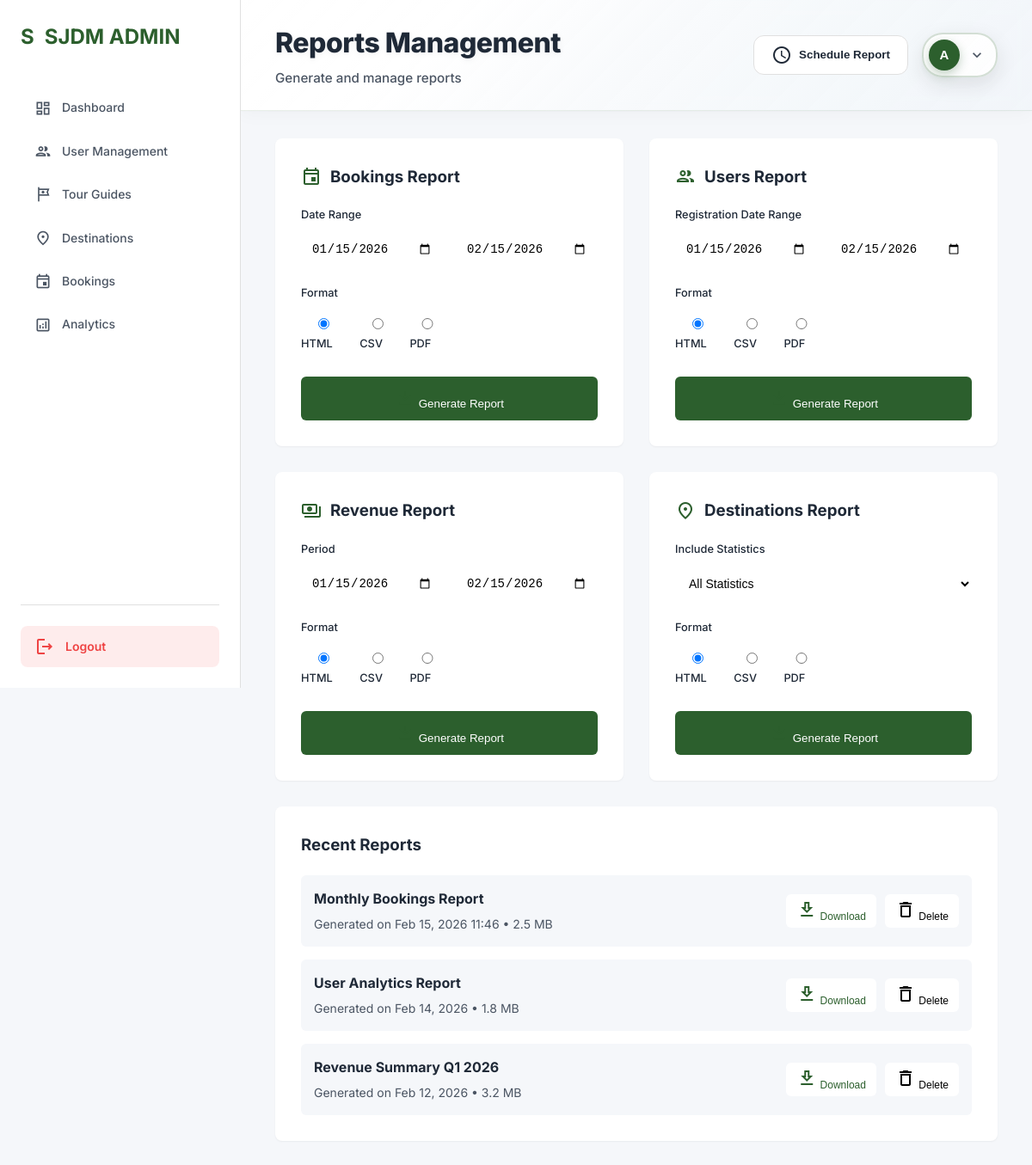
Screenshot of /admin/reports.php (signed in) with the database file from the repository.
### tables this page shows
CREATE TABLE `admin_menu_items` (
  `id` int(11) NOT NULL,
  `menu_name` varchar(100) NOT NULL,
  `menu_icon` varchar(50) DEFAULT NULL,
  `menu_url` varchar(200) NOT NULL,
  `display_order` int(11) DEFAULT 0,
  `is_active` tinyint(1) DEFAULT 1,
  `parent_id` int(11) DEFAULT 0,
  `created_at` timestamp NOT NULL DEFAULT current_timestamp(),
  `updated_at` timestamp NOT NULL DEFAULT current_timestamp() ON UPDATE current_timestamp()
);

### admin/reports.php (the view, shortened to what this page needs)
<?php
function getAdminConnection()
{
    return getDatabaseConnection();
}
$conn = getAdminConnection();
$dbSettings = [];
$result = $conn->query("SELECT setting_key, setting_value FROM admin_dashboard_settings");
if ($result) {
    while ($row = $result->fetch_assoc()) {
        $dbSettings[$row['setting_key']] = $row['setting_value'];
    }
}
$rSettings = [];
$result = $conn->query("SELECT setting_key, setting_value FROM report_settings");
if ($result) {
    while ($row = $result->fetch_assoc()) {
        $rSettings[$row['setting_key']] = $row['setting_value'];
    }
}
$logoText = $dbSettings['admin_logo_text'] ?? 'SJDM ADMIN';
$moduleTitle = $rSettings['module_title'] ?? 'Reports Management';
$moduleSubtitle = $rSettings['module_subtitle'] ?? 'Generate and download system reports';
$adminMark = $dbSettings['admin_mark_label'] ?? 'A';
$menuItems = [];
$result = $conn->query("SELECT * FROM admin_menu_items WHERE is_active = 1 ORDER BY display_order ASC");
if ($result) {
    while ($row = $result->fetch_assoc()) {
        $menuItems[] = $row;
    }
}
?>
<!DOCTYPE html>
<html lang="en">
<head>
    <link rel="stylesheet" href="admin-styles.css">
</head>
<body>
    <div class="admin-container">
        <aside class="sidebar">
            <div class="sidebar-header">
                <div class="logo">
                    <div class="mark-icon"><?php echo strtoupper(substr($logoText, 0, 1) ?: 'A'); ?></div>
                    <span><?php echo $logoText; ?></span>
                </div>
            </div>
            <nav class="sidebar-nav">
                <?php foreach ($menuItems as $item):
                    if (stripos($item['menu_name'], 'hotels') !== false || stripos($item['menu_url'], 'hotels') !== false ||
                        stripos($item['menu_name'], 'settings') !== false || stripos($item['menu_url'], 'settings') !== false ||
                        stripos($item['menu_name'], 'reports') !== false || stripos($item['menu_url'], 'reports') !== false) {
                        continue;
                    }
                    $isActive = basename($_SERVER['PHP_SELF']) == $item['menu_url'] ? 'active' : '';
                    ?>
                    <a href="<?php echo $item['menu_url']; ?>" class="nav-item <?php echo $isActive; ?>">
                        <span class="material-icons-outlined"><?php echo $item['menu_icon']; ?></span>
                        <span><?php echo $item['menu_name']; ?></span>
                    </a>
                <?php endforeach; ?>
            </nav>
            <div class="sidebar-footer">
                <a href="logout.php" class="logout-btn">
                    <span class="material-icons-outlined">logout</span>
                    <span>Logout</span>
                </a>
            </div>
        </aside>
        <main class="main-content">
            <header class="top-bar">
                <div class="page-title">
                    <h1><?php echo $moduleTitle; ?></h1>
                    <p><?php echo $moduleSubtitle; ?></p>
                </div>
                <div class="top-bar-actions">
                    <button class="btn-secondary" onclick="scheduleReport()">
                        <span class="material-icons-outlined">schedule</span>
                        Schedule Report
                    </button>
                    <div class="profile-dropdown">
                        <button class="profile-button" id="adminProfileButton">
                            <div class="profile-avatar"><?php echo isset($adminMark) ? substr($adminMark, 0, 1) : 'A'; ?></div>
                            <span class="material-icons-outlined">expand_more</span>
                        </button>
                    </div>
                </div>
            </header>
            <div class="content-area">
                <div class="reports-container">
                    <div class="report-card">
                        <h3>
                            <span class="material-icons-outlined">event</span>
                            Bookings Report
                        </h3>
                        <form method="POST">
                            <div class="form-group">
                                <label>Date Range</label>
                                <div class="date-range">
                                    <input type="date" name="start_date" placeholder="Start Date">
                                    <input type="date" name="end_date" placeholder="End Date">
                                </div>
                            </div>
                            <div class="form-group">
                                <label>Format</label>
                                <div class="format-options">
                                    <label class="format-option">
                                        <input type="radio" name="format" value="html" checked>
                                        HTML
                                    </label>
                                    <label class="format-option">
                                        <input type="radio" name="format" value="csv">
                                        CSV
                                    </label>
                                    <label class="format-option">
                                        <input type="radio" name="format" value="pdf">
                                        PDF
                                    </label>
                                </div>
                            </div>
                            <button type="submit" class="btn-generate">
                                <span class="material-icons-outlined">download</span>
                                Generate Report
                            </button>
                        </form>
                    </div>
                    <div class="report-card">
                        <h3>
                            <span class="material-icons-outlined">people</span>
                            Users Report
                        </h3>
                        <form method="POST">
                            <div class="form-group">
                                <label>Registration Date Range</label>
                                <div class="date-range">
                                    <input type="date" name="start_date" placeholder="Start Date">
                                    <input type="date" name="end_date" placeholder="End Date">
                                </div>
                            </div>
                            <div class="form-group">
                                <label>Format</label>
                                <div class="format-options">
                                    <label class="format-option">
                                        <input type="radio" name="format" value="html" checked>
                                        HTML
                                    </label>
                                    <label class="format-option">
                                        <input type="radio" name="format" value="csv">
                                        CSV
                                    </label>
                                    <label class="format-option">
                                        <input type="radio" name="format" value="pdf">
                                        PDF
                                    </label>
                                </div>
                            </div>
                            <button type="submit" class="btn-generate">
                                <span class="material-icons-outlined">download</span>
                                Generate Report
                            </button>
                        </form>
                    </div>
                    <div class="report-card">
                        <h3>
                            <span class="material-icons-outlined">payments</span>
                            Revenue Report
                        </h3>
                        <form method="POST">
                            <div class="form-group">
                                <label>Period</label>
                                <div class="date-range">
                                    <input type="date" name="start_date" placeholder="Start Date">
                                    <input type="date" name="end_date" placeholder="End Date">
                                </div>
                            </div>
                            <div class="form-group">
                                <label>Format</label>
                                <div class="format-options">
                                    <label class="format-option">
                                        <input type="radio" name="format" value="html" checked>
                                        HTML
                                    </label>
                                    <label class="format-option">
                                        <input type="radio" name="format" value="csv">
                                        CSV
                                    </label>
                                    <label class="format-option">
                                        <input type="radio" name="format" value="pdf">
                                        PDF
                                    </label>
                                </div>
                            </div>
                            <button type="submit" class="btn-generate">
                                <span class="material-icons-outlined">download</span>
                                Generate Report
                            </button>
                        </form>
                    </div>
                    <div class="report-card">
                        <h3>
                            <span class="material-icons-outlined">place</span>
                            Destinations Report
                        </h3>
                        <form method="POST">
                            <div class="form-group">
                                <label>Include Statistics</label>
                                <select name="include_stats">
                                    <option value="all">All Statistics</option>
                                </select>
                            </div>
                            <div class="form-group">
                                <label>Format</label>
                                <div class="format-options">
                                    <label class="format-option">
                                        <input type="radio" name="format" value="html" checked>
                                        HTML
                                    </label>
                                    <label class="format-option">
                                        <input type="radio" name="format" value="csv">
                                        CSV
                                    </label>
                                    <label class="format-option">
                                        <input type="radio" name="format" value="pdf">
                                        PDF
                                    </label>
                                </div>
                            </div>
                            <button type="submit" class="btn-generate">
                                <span class="material-icons-outlined">download</span>
                                Generate Report
                            </button>
                        </form>
                    </div>
                    <div class="recent-reports">
                        <h3>Recent Reports</h3>
                        <div class="reports-list">
                            <div class="report-item">
                                <div class="report-info">
                                    <h4>Monthly Bookings Report</h4>
                                    <p>Generated on <?php echo date('M j, Y H:i'); ?> • 2.5 MB</p>
                                </div>
                                <div class="report-actions">
                                    <button class="btn-small btn-download">
                                        <span class="material-icons-outlined">download</span>
                                        Download
                                    </button>
                                    <button class="btn-small">
                                        <span class="material-icons-outlined">delete</span>
                                        Delete
                                    </button>
                                </div>
                            </div>
                            <div class="report-item">
                                <div class="report-info">
                                    <h4>User Analytics Report</h4>
                                    <p>Generated on <?php echo date('M j, Y', strtotime('-1 day')); ?> • 1.8 MB</p>
                                </div>
                                <div class="report-actions">
                                    <button class="btn-small btn-download">
                                        <span class="material-icons-outlined">download</span>
                                        Download
                                    </button>
                                    <button class="btn-small">
                                        <span class="material-icons-outlined">delete</span>
                                        Delete
                                    </button>
                                </div>
                            </div>
                            <div class="report-item">
                                <div class="report-info">
                                    <h4>Revenue Summary Q1 2026</h4>
                                    <p>Generated on <?php echo date('M j, Y', strtotime('-3 days')); ?> • 3.2 MB</p>
                                </div>
                                <div class="report-actions">
                                    <button class="btn-small btn-download">
                                        <span class="material-icons-outlined">download</span>
                                        Download
                                    </button>
                                    <button class="btn-small">
                                        <span class="material-icons-outlined">delete</span>
                                        Delete
                                    </button>
                                </div>
                            </div>
                        </div>
                    </div>
                </div>
            </div>
        </main>
    </div>
</body>
</html>

### rows the page displays
admin_menu_items: menu_name "Dashboard"
admin_menu_items: menu_name "User Management"
admin_menu_items: menu_name "Tour Guides"
admin_menu_items: menu_name "Destinations"
admin_menu_items: menu_name "Bookings"
admin_menu_items: menu_name "Analytics"

### other values shown
substr($logoText, 0, 1) ?: 'A' "S"
$logoText "SJDM ADMIN"
$moduleTitle "Reports Management"
$moduleSubtitle "Generate and manage reports"
substr($adminMark, 0, 1) "A"
